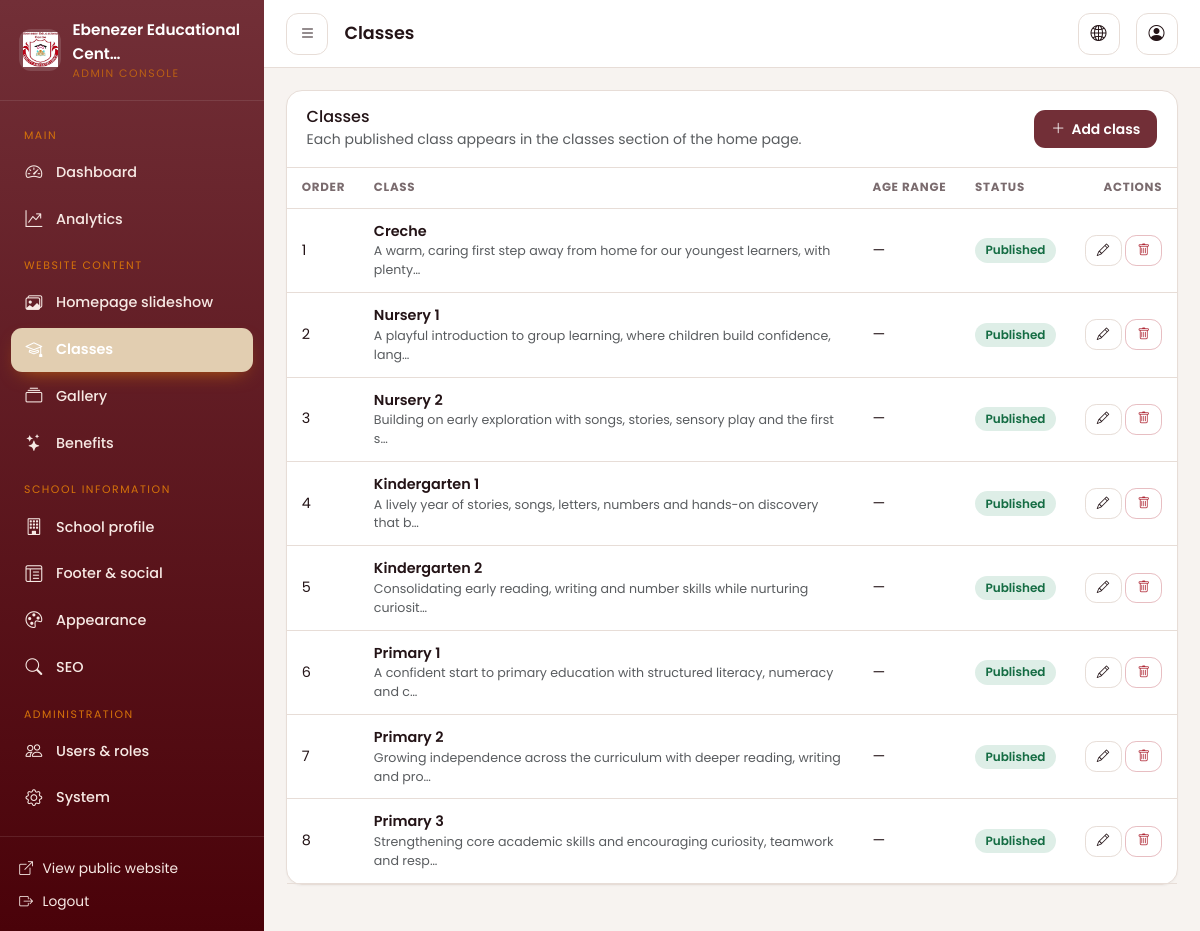
Page /dashboard/classes/ (signed in) on the earlier database version.
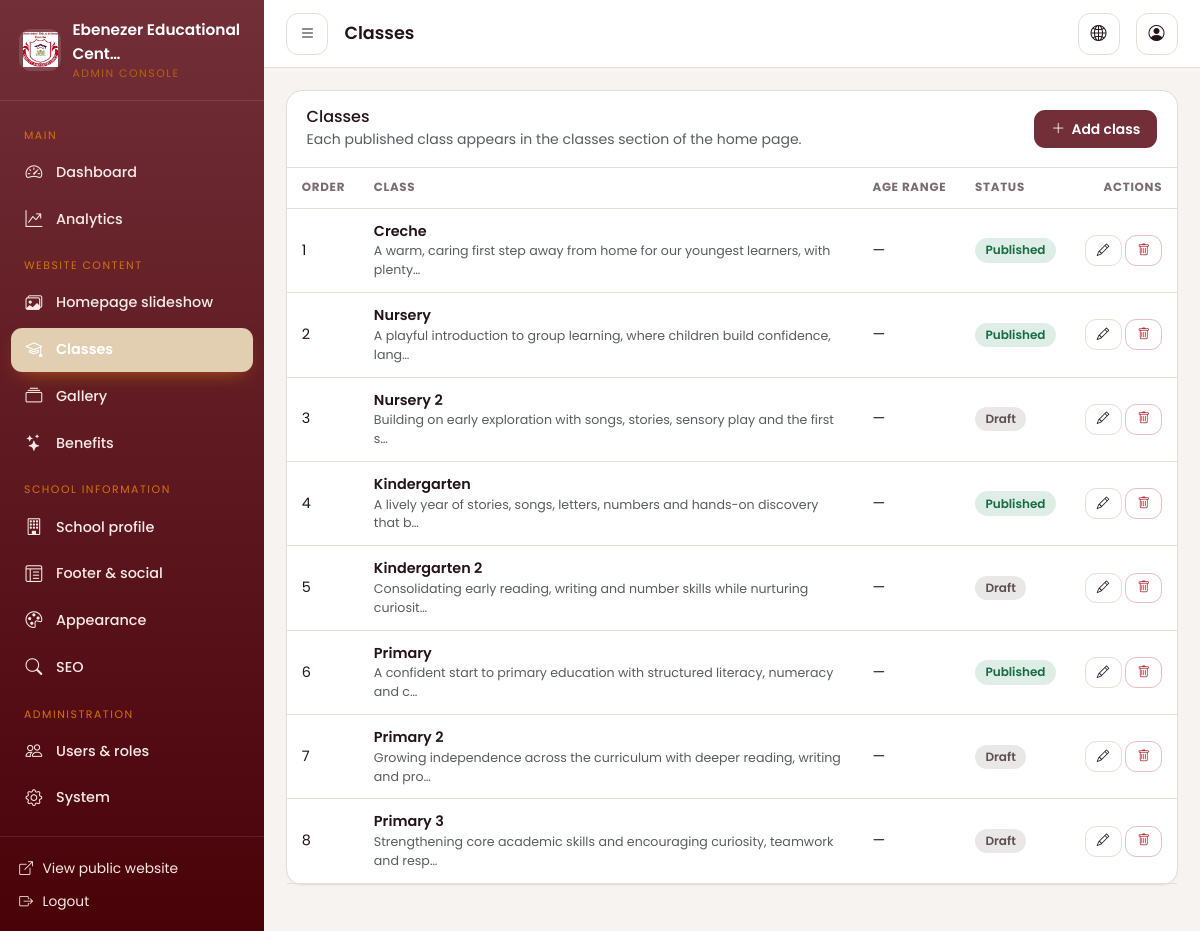
Same page on the later database version.
### apps/academics/models.py (models this page shows, shortened)
class ClassLevel(TimeStampedModel):
    name = models.CharField(max_length=100, unique=True)
    slug = models.SlugField(max_length=120, unique=True, blank=True)
    short_introduction = models.CharField(max_length=255, blank=True)
    overview = models.TextField(
        blank=True, help_text="Full description shown on the class detail page."
    )
    age_range = models.CharField(
        max_length=60,
        blank=True,
        help_text="Only shown publicly when 'Show age range' is enabled.",
    )
    show_age_range = models.BooleanField(
        default=False,
        help_text="Publish the age range once it has been confirmed by the school.",
    )
    developmental_focus = models.CharField(
        max_length=200, blank=True, help_text="Short summary of the focus for this class."
    )
    image = models.ImageField(
        upload_to="classes/", blank=True, null=True, validators=[ImageValidator()]
    )
    image_alt = models.CharField(
        max_length=200,
        blank=True,
        help_text="Describe the image for screen readers.",
    )
    hero_image = models.ImageField(
        upload_to="classes/", blank=True, null=True, validators=[ImageValidator()]
    )
    group_photo = models.ImageField(
        upload_to="classes/",
        blank=True,
        null=True,
        validators=[ImageValidator()],
        help_text="Approved class group photograph.",
    )
    group_photo_alt = models.CharField(max_length=200, blank=True)
    gallery_album = models.ForeignKey(
        "gallery.GalleryAlbum",
        null=True,
        blank=True,
        on_delete=models.SET_NULL,
        related_name="class_levels",
    )
    display_order = models.PositiveIntegerField(default=0, db_index=True)
    is_published = models.BooleanField(default=True, db_index=True)
    class Meta:
        ordering = ["display_order", "name"]
        verbose_name = "Class"
        verbose_name_plural = "Classes"

### apps/dashboard/views.py (the view)
# urls.py: path("classes/", views.class_list, name="class_list"),
@capability_required("content_manage")
def class_list(request):
    classes = ClassLevel.objects.all().order_by("display_order", "name")
    return render(
        request,
        "dashboard/classes/list.html",
        {"classes": classes, "page_title": "Classes", "active": "classes"},
    )

### apps/accounts/permissions.py (called while the page is built)
def user_can(user, capability: str) -> bool:
    if not getattr(user, "is_authenticated", False):
        return False
    if user.is_superuser:
        return True
    allowed = CAPABILITIES.get(capability, set())
    return bool(get_user_roles(user) & allowed)

def capability_required(capability: str):
    def decorator(view_func):
        @wraps(view_func)
        @login_required
        def _wrapped(request, *args, **kwargs):
            if not user_can(request.user, capability):
                raise PermissionDenied("You do not have permission to do that.")
            return view_func(request, *args, **kwargs)
        return _wrapped
    return decorator

### apps/accounts/templatetags/permissions.py (called while the page is built)
@register.filter(name="can")
def can(user, capability: str) -> bool:
    return user_can(user, capability)

### apps/analytics/services.py (called while the page is built)
def should_track(request, path: str) -> bool:
    if request.method != "GET":
        return False
    if request.path.startswith(EXCLUDED_PREFIXES):
        return False
    if is_bot(request.META.get("HTTP_USER_AGENT", "")):
        return False
    return True

### apps/core/models.py (called while the page is built)
    @classmethod
    def _cache_key(cls) -> str:
        return cls.CACHE_KEY or f"singleton:{cls._meta.label}"

### templates/dashboard/classes/list.html
{% extends "dashboard/base.html" %}
{% block content %}
<div class="dash-card">
  <div class="dash-card-head">
    <div>
      <h2 class="h6 mb-0">Classes</h2>
      <span class="text-muted small">Each published class appears in the classes section of the home page.</span>
    </div>
    <a href="{% url 'dashboard:class_create' %}" class="dash-btn dash-btn-primary"><i class="bi bi-plus-lg"></i> Add class</a>
  </div>
  <div class="table-responsive">
    <table class="dash-table">
      <thead><tr><th>Order</th><th>Class</th><th>Age range</th><th>Status</th><th class="text-end">Actions</th></tr></thead>
      <tbody>
        {% for c in classes %}
          <tr>
            <td>{{ c.display_order }}</td>
            <td>
              <div class="fw-semibold">{{ c.name }}</div>
              <div class="text-muted small">{{ c.short_introduction|truncatechars:80 }}</div>
            </td>
            <td>{{ c.age_range|default:"—" }}</td>
            <td>{% if c.is_published %}<span class="pill pill-active">Published</span>{% else %}<span class="pill pill-inactive">Draft</span>{% endif %}</td>
            <td class="text-end text-nowrap">
              <a class="dash-btn dash-btn-light dash-btn-sm" href="{% url 'dashboard:class_update' c.pk %}"><i class="bi bi-pencil"></i></a>
              <a class="dash-btn dash-btn-danger dash-btn-sm" href="{% url 'dashboard:class_delete' c.pk %}"><i class="bi bi-trash"></i></a>
            </td>
          </tr>
        {% empty %}
          <tr><td colspan="5" class="text-center text-muted py-5">No classes yet.</td></tr>
        {% endfor %}
      </tbody>
    </table>
  </div>
</div>
{% endblock %}

Differences in the rows shown:
changed ClassLevel "A playful introduction to group learning, where children build confidence, lang…": name "Nursery 1" → "Nursery"
changed ClassLevel "Nursery 2": is_published "Published" → "Draft"
changed ClassLevel "A lively year of stories, songs, letters, numbers and hands-on discovery that b…": name "Kindergarten 1" → "Kindergarten"
changed ClassLevel "Kindergarten 2": is_published "Published" → "Draft"
changed ClassLevel "A confident start to primary education with structured literacy, numeracy and c…": name "Primary 1" → "Primary"
changed ClassLevel "Primary 2": is_published "Published" → "Draft"
changed ClassLevel "Primary 3": is_published "Published" → "Draft"
